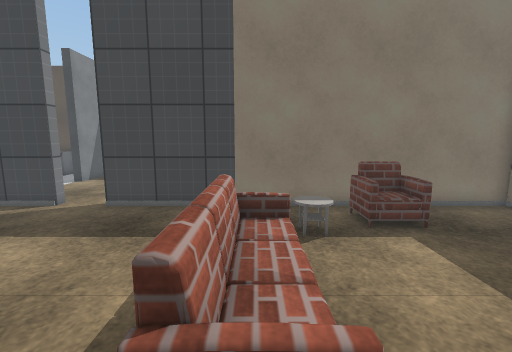
view 1 (above)

18 first-person views from a walk through a 3-D level made in the Unity game engine. The camera is 1.3 m above the floor, tilts 8° down and sees 90° across. Doors are open. The floor is counted in squares, 0.5 m on a side. Each view is taken from the middle of a square. On the plan, view 1 faces up. The plan holds only what a view shows up to about 18 squares ahead; the rest is blank. The place goes on beyond the plan. Some surface patterns are stand-ins.

view 2
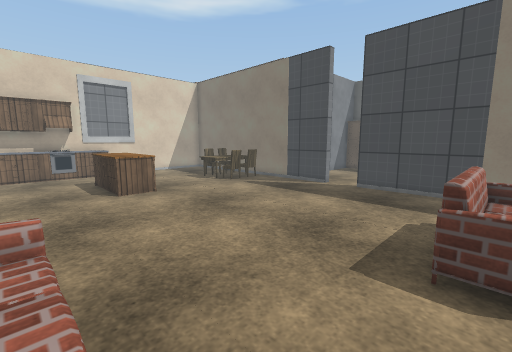

view 3
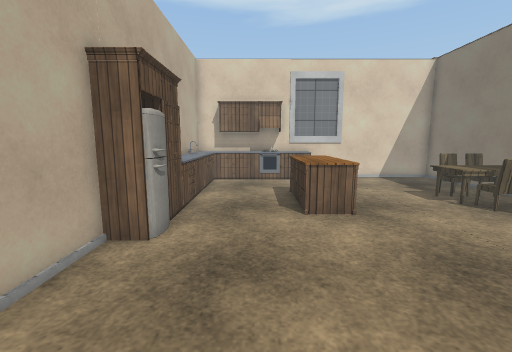

view 4
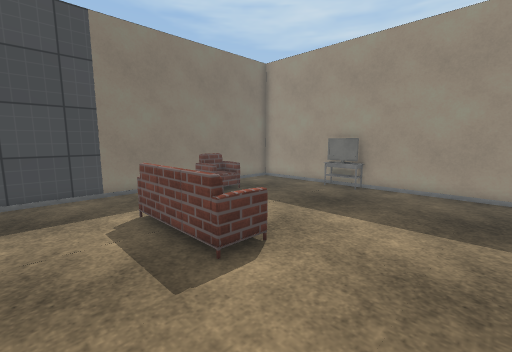

view 5
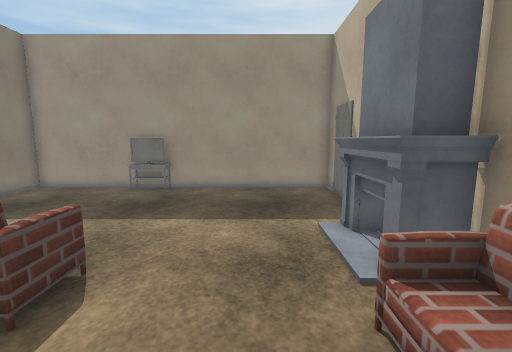

view 6
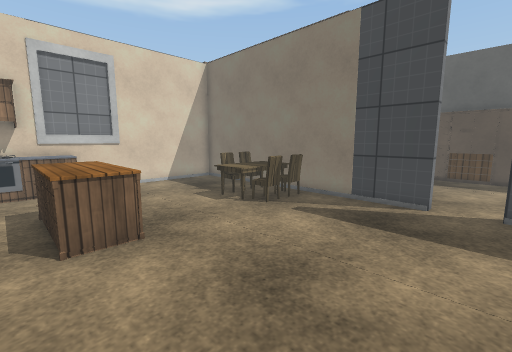

view 7
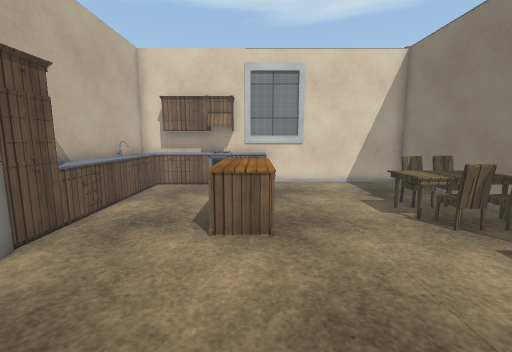

view 8
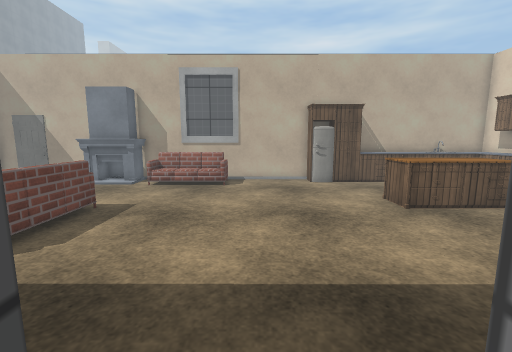

view 9
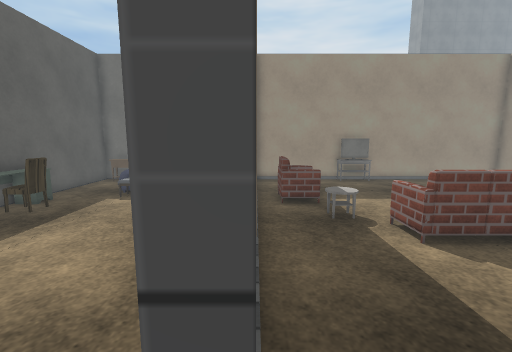

view 10
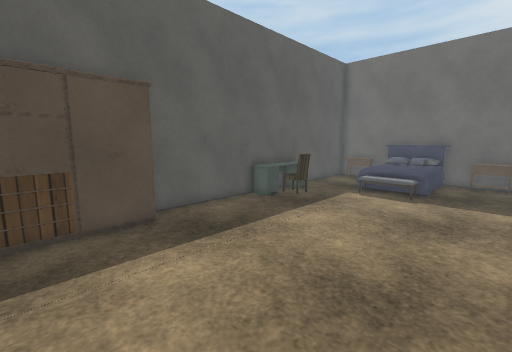

view 11
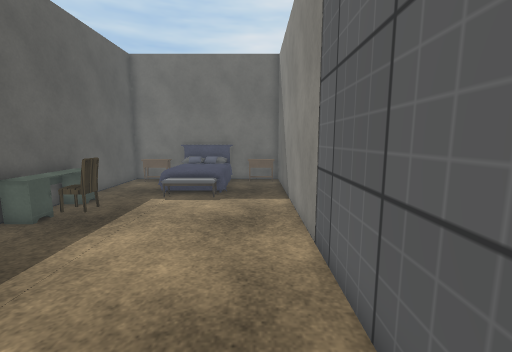

view 12
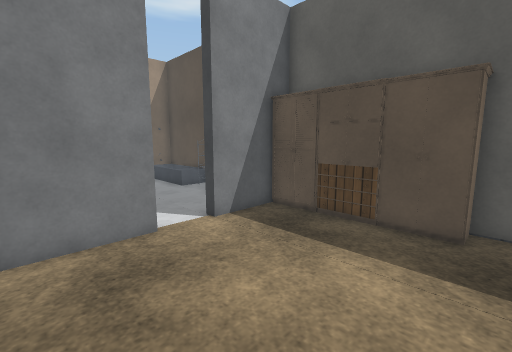

view 13
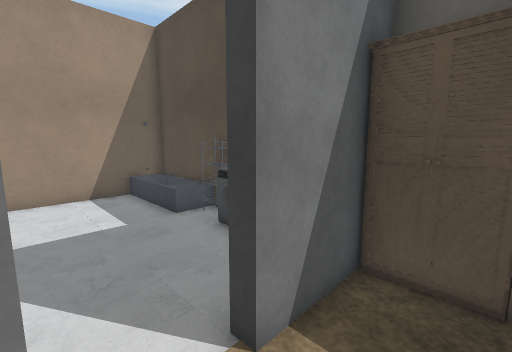

view 14
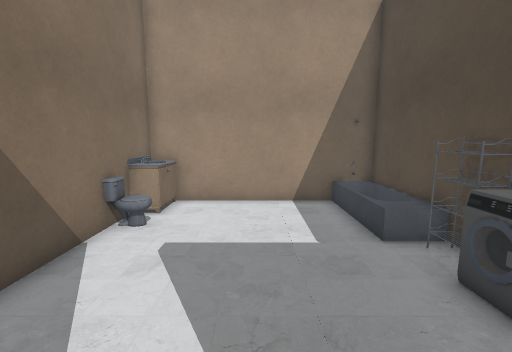

view 15
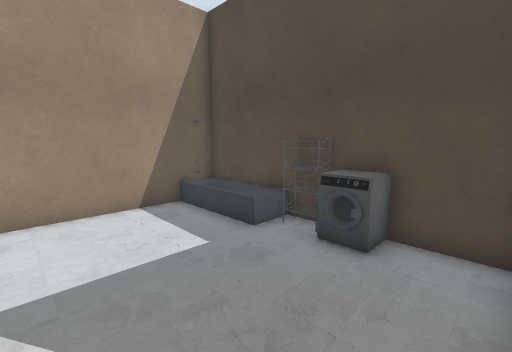

view 16
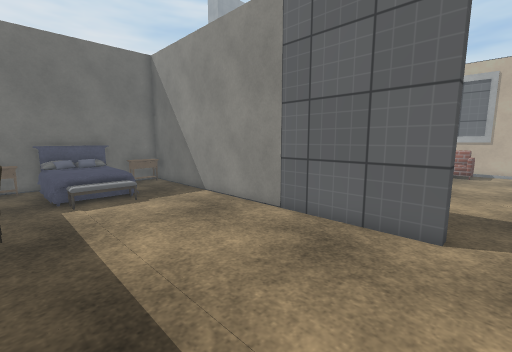

view 17
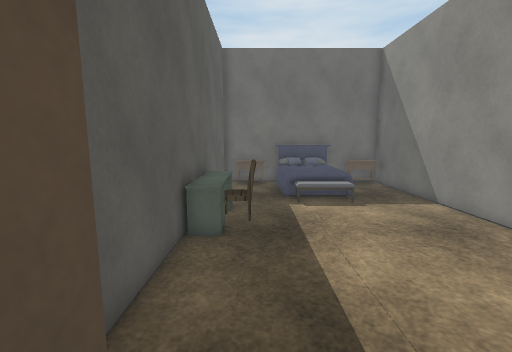

view 18
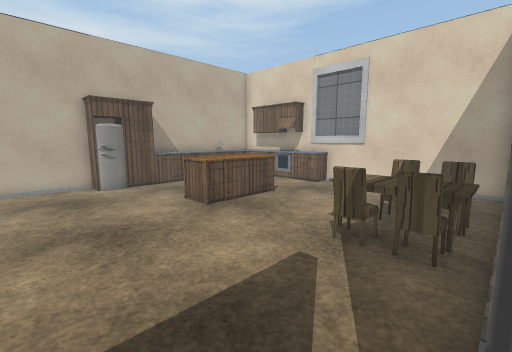

### Floor plan
Key: @ floor where view 1 was taken; # wall or solid block; . floor; D open door; ^ raised ledge; v drop or lower ground; C chair; T table; U counter; S stove; I sink; F fridge; A TV; R fireplace; B bed; H bathtub; L toilet; O other object.
Columns run from 22 left of view 1 to 10 right of it. Each row starts with its distance up from view 1.
 20 ######OO####     ################
 19 H    OOOO..#######.....OOOO....O#
 18 #..........#............OC.....O#
 17 #..........#................BBBB#
 16 #..........#...............OBBBB#
 15 #..........................OBBBB#
 14 #..........................OBBBB#
 13 #........ .#...................O#
 12 #II......  #...................O#
 11 #II#L      #.........          O#
 10 ##############D..################
  9 #....CTTTC....D..........OOO....#
  8 #....CTTTC....D...........OO....#
  7 #....CTTTC..............OO.O....#
  6 #.....TTT.......................#
  5 #.....................O........O#
  4 #.....................O........AA
  3 #.....................O........AO
  2 #O....UUUU............O.........#
  1 #O...UUUUU......................#
  0 #S...UUUUU............@.........#
 -1 #S..............................#
 -2 #S..............................#
 -3 #O..............................#
 -4 #O...............vOOOO.RRR......#
 -5 #^IIIIOOOFFFF....OvvvORRRRR.....#
 -6 #########   ############  #######

Where each view was taken, in squares from view 1:
view 1: 0 up, 0 right, facing up
view 2: 4 down, 0 right, facing up-left
view 3: 2 down, 4 left, facing left
view 4: 3 down, 4 left, facing up-right
view 5: 2 down, 4 left, facing right
view 6: 1 down, 6 left, facing up-left
view 7: 1 up, 6 left, facing left
view 8: 11 up, 7 left, facing down
view 9: 10 up, 7 left, facing right
view 10: 11 up, 8 left, facing up-right
view 11: 12 up, 7 left, facing right
view 12: 11 up, 4 left, facing up-left
view 13: 14 up, 9 left, facing up-left
view 14: 15 up, 11 left, facing left
view 15: 13 up, 12 left, facing up-left
view 16: 18 up, 7 left, facing down-right
view 17: 18 up, 6 left, facing right
view 18: 10 up, 7 left, facing down-left
